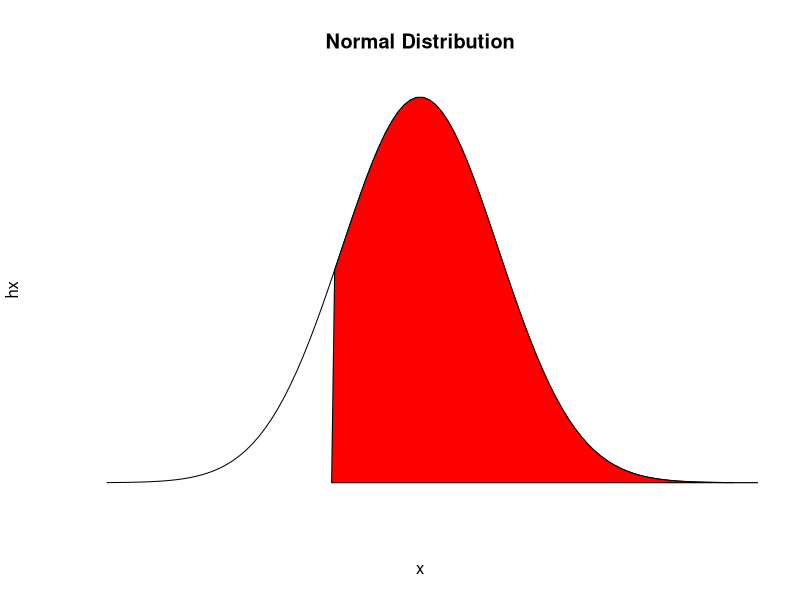
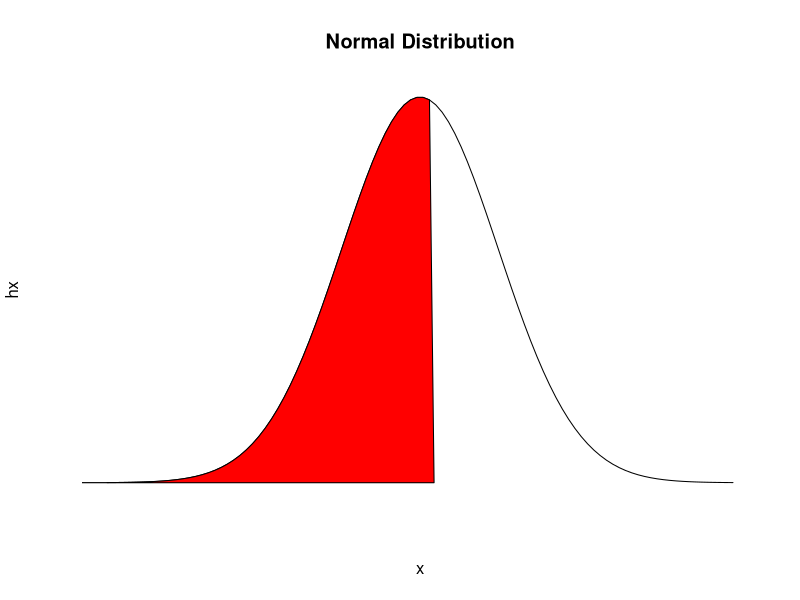
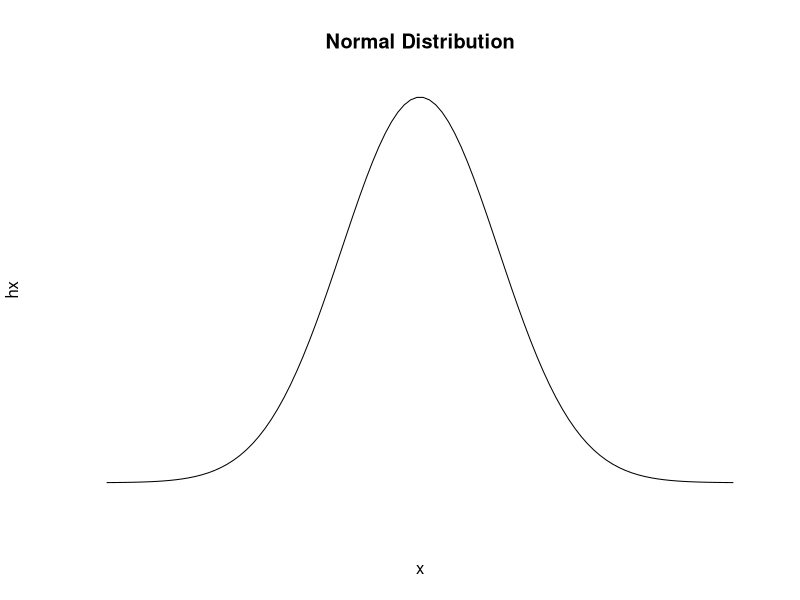
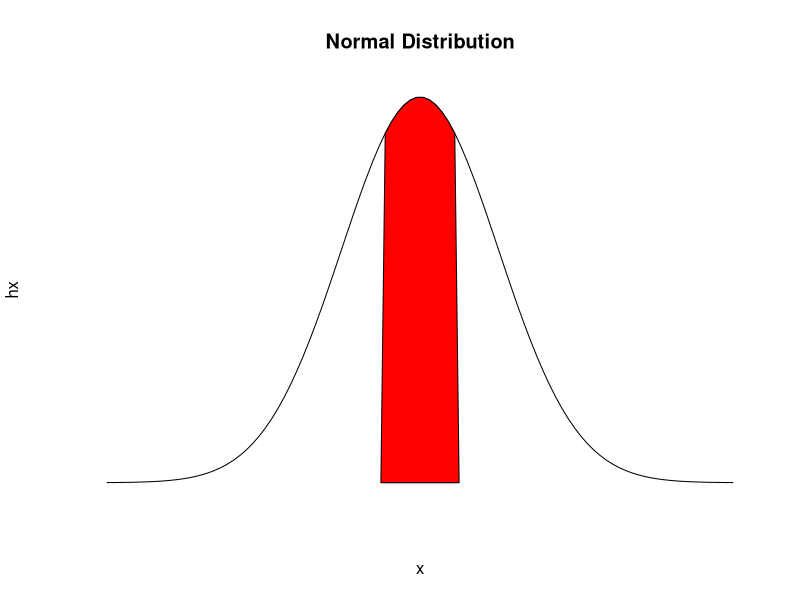
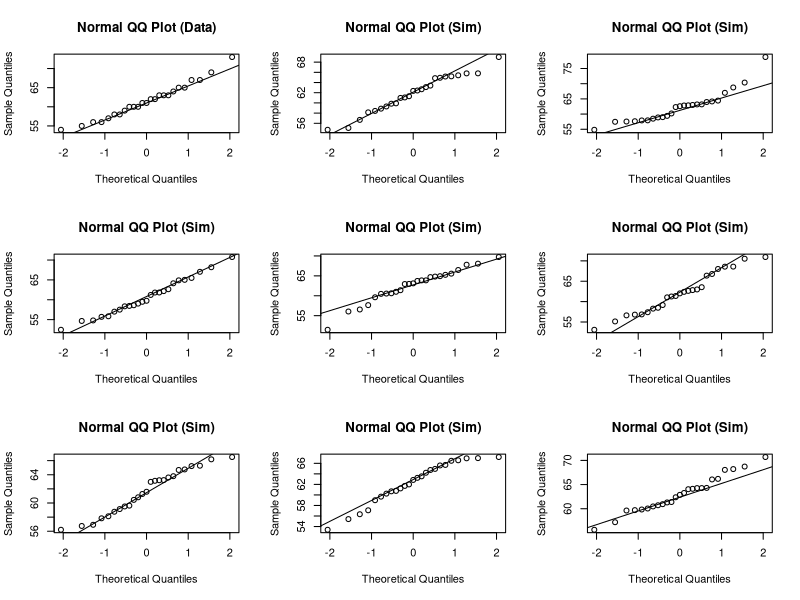

Source code (R) for these figures, in order:
## ---- chunk 1
knitr::opts_chunk$set(echo = TRUE)
## ---- chunk 2
##Taking code from this site for graphing: http://www.statmethods.net/advgraphs/probability.html

normalPlot <- function(mean=0,sd=1,lb,ub){
  x <- seq(-4,4,length=100)*sd + mean
hx <- dnorm(x,mean,sd)

plot(x, hx, type="n",
  main="Normal Distribution", axes=FALSE)

i <- x >= lb & x <= ub
lines(x, hx)
polygon(c(lb,x[i],ub), c(0,hx[i],0), col="red")
}


##a
1-pnorm(-1.13)
normalPlot(lb=-1.13,ub=100)

##b
pnorm(0.18)
normalPlot(lb=-100,ub=0.18)

##c
1-pnorm(8)
normalPlot(lb=8,ub=100)
##d
pnorm(0.5)-pnorm(-0.5)
normalPlot(lb=-0.5,ub=0.5)
## ---- chunk 3
(4948-4313)/583
pnorm(1.09)
(5513-5261)/807
pnorm(0.31)
## ---- chunk 4
exam <- c(54, 55, 56, 56, 57, 58, 58, 59, 60, 60, 60, 61, 61, 62, 62, 63, 63, 63, 64, 65, 65, 67, 67, 69, 73)

##68% Range
ub = 61.52+4.58
lb = 61.52-4.58
sum(exam > lb & exam < ub) / length(exam)
##95% Range
ub = 61.52+2*4.58
lb = 61.52-2*4.58
sum(exam > lb & exam < ub) / length(exam)
##99.7% Range
ub = 61.52+3*4.58
lb = 61.52-3*4.58
sum(exam > lb & exam < ub) / length(exam)
## ---- chunk 5
qqnormsim <- function(dat){
  par(mfrow = c(3,3))
  qqnorm(dat, main = "Normal QQ Plot (Data)")
  qqline(dat)

  for(i in 1:8){
    simnorm <- rnorm(n = length(dat), mean = mean(dat), sd = sd(dat))
    qqnorm(simnorm,main = "Normal QQ Plot (Sim)")
    qqline(simnorm)
  }
  
  par(mfrow = c(1,1))
}
qqnormsim(exam)

## ---- chunk 6
p = .02
n = 10
(1-p)^(n-1)*p
## ---- chunk 7
n=100
(1-p)^n
## ---- chunk 8
## Number of Transistors to see before first
1/p
## SD
sqrt((1-p)/p^2)
## ---- chunk 9
p=.05
## Number of Transistors to see before first
1/p
## SD
sqrt((1-p)/p^2)
## ---- chunk 10
Pb = 0.51
dbinom(2,3,Pb)
## ---- chunk 11
3*0.51*0.51*0.49
## ---- chunk 12
dbinom(2, 9, 0.15)*0.15
